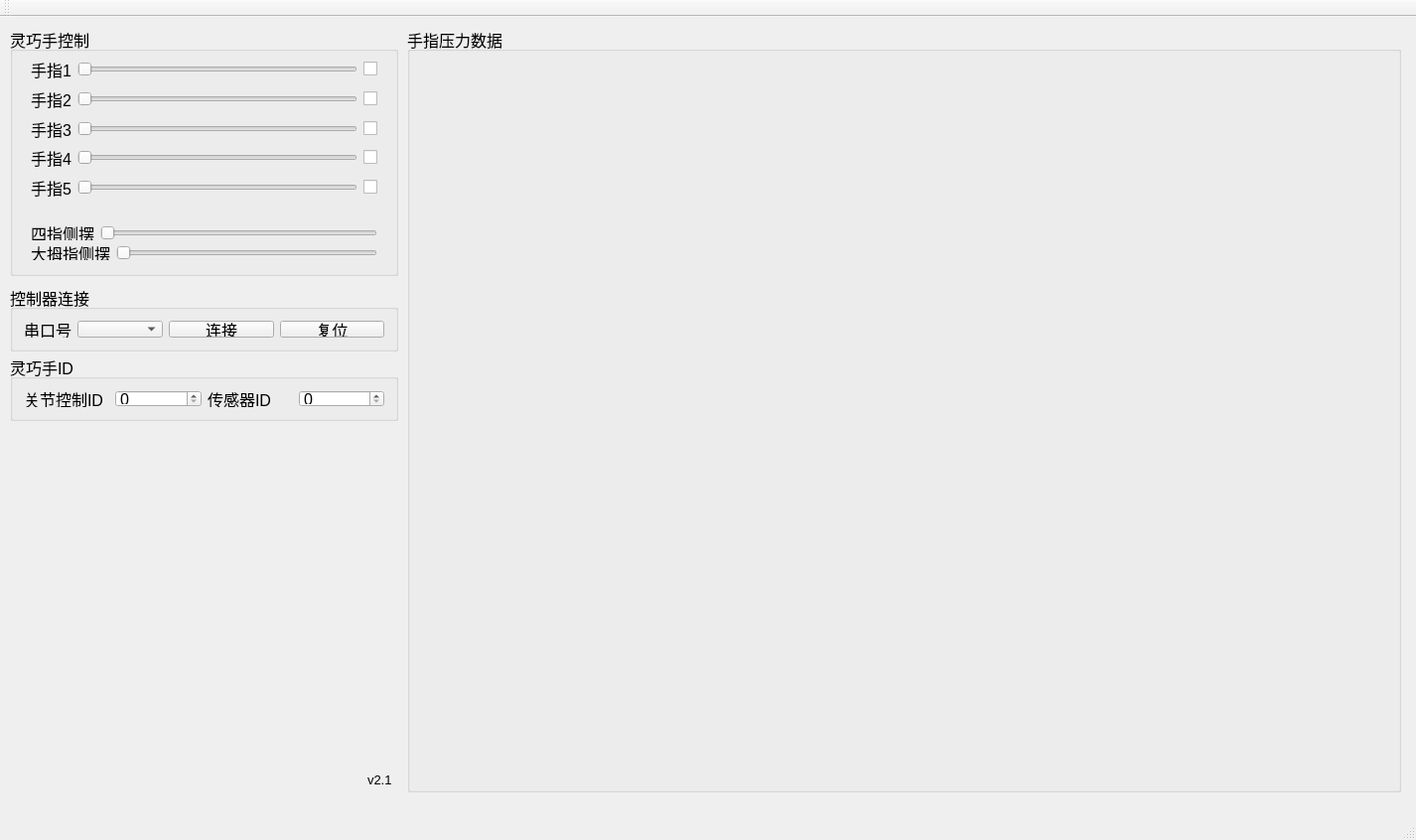
<?xml version="1.0" encoding="UTF-8"?>
<ui version="4.0">
 <class>MainWindow</class>
 <widget class="QMainWindow" name="MainWindow">
  <property name="geometry">
   <rect>
    <x>0</x>
    <y>0</y>
    <width>1426</width>
    <height>846</height>
   </rect>
  </property>
  <property name="windowTitle">
   <string>MainWindow</string>
  </property>
  <widget class="QWidget" name="centralWidget">
   <widget class="QGroupBox" name="groupBox">
    <property name="geometry">
     <rect>
      <x>10</x>
      <y>10</y>
      <width>391</width>
      <height>251</height>
     </rect>
    </property>
    <property name="font">
     <font>
      <pointsize>12</pointsize>
     </font>
    </property>
    <property name="title">
     <string>灵巧手控制</string>
    </property>
    <widget class="QWidget" name="layoutWidget">
     <property name="geometry">
      <rect>
       <x>10</x>
       <y>20</y>
       <width>371</width>
       <height>164</height>
      </rect>
     </property>
     <layout class="QVBoxLayout" name="verticalLayout">
      <item>
       <layout class="QHBoxLayout" name="horizontalLayout_5">
        <item>
         <widget class="QLabel" name="label">
          <property name="font">
           <font>
            <pointsize>12</pointsize>
           </font>
          </property>
          <property name="text">
           <string>手指1</string>
          </property>
         </widget>
        </item>
        <item>
         <widget class="QSlider" name="finger1">
          <property name="orientation">
           <enum>Qt::Horizontal</enum>
          </property>
         </widget>
        </item>
        <item>
         <widget class="QCheckBox" name="checkBox_1">
          <property name="text">
           <string/>
          </property>
         </widget>
        </item>
       </layout>
      </item>
      <item>
       <layout class="QHBoxLayout" name="horizontalLayout_4">
        <item>
         <widget class="QLabel" name="label_2">
          <property name="font">
           <font>
            <pointsize>12</pointsize>
           </font>
          </property>
          <property name="text">
           <string>手指2</string>
          </property>
         </widget>
        </item>
        <item>
         <widget class="QSlider" name="finger2">
          <property name="orientation">
           <enum>Qt::Horizontal</enum>
          </property>
         </widget>
        </item>
        <item>
         <widget class="QCheckBox" name="checkBox_2">
          <property name="text">
           <string/>
          </property>
         </widget>
        </item>
       </layout>
      </item>
      <item>
       <layout class="QHBoxLayout" name="horizontalLayout_3">
        <item>
         <widget class="QLabel" name="label_3">
          <property name="font">
           <font>
            <pointsize>12</pointsize>
           </font>
          </property>
          <property name="text">
           <string>手指3</string>
          </property>
         </widget>
        </item>
        <item>
         <widget class="QSlider" name="finger3">
          <property name="orientation">
           <enum>Qt::Horizontal</enum>
          </property>
         </widget>
        </item>
        <item>
         <widget class="QCheckBox" name="checkBox_3">
          <property name="text">
           <string/>
          </property>
         </widget>
        </item>
       </layout>
      </item>
      <item>
       <layout class="QHBoxLayout" name="horizontalLayout_2">
        <item>
         <widget class="QLabel" name="label_4">
          <property name="font">
           <font>
            <pointsize>12</pointsize>
           </font>
          </property>
          <property name="text">
           <string>手指4</string>
          </property>
         </widget>
        </item>
        <item>
         <widget class="QSlider" name="finger4">
          <property name="orientation">
           <enum>Qt::Horizontal</enum>
          </property>
         </widget>
        </item>
        <item>
         <widget class="QCheckBox" name="checkBox_4">
          <property name="text">
           <string/>
          </property>
         </widget>
        </item>
       </layout>
      </item>
      <item>
       <layout class="QHBoxLayout" name="horizontalLayout">
        <item>
         <widget class="QLabel" name="label_5">
          <property name="font">
           <font>
            <pointsize>12</pointsize>
           </font>
          </property>
          <property name="text">
           <string>手指5</string>
          </property>
         </widget>
        </item>
        <item>
         <widget class="QSlider" name="finger5">
          <property name="orientation">
           <enum>Qt::Horizontal</enum>
          </property>
         </widget>
        </item>
        <item>
         <widget class="QCheckBox" name="checkBox_5">
          <property name="text">
           <string/>
          </property>
         </widget>
        </item>
       </layout>
      </item>
     </layout>
    </widget>
    <widget class="QWidget" name="layoutWidget">
     <property name="geometry">
      <rect>
       <x>10</x>
       <y>190</y>
       <width>371</width>
       <height>56</height>
      </rect>
     </property>
     <layout class="QVBoxLayout" name="verticalLayout_2">
      <item>
       <layout class="QHBoxLayout" name="horizontalLayout_7">
        <item>
         <widget class="QLabel" name="label_6">
          <property name="font">
           <font>
            <pointsize>12</pointsize>
           </font>
          </property>
          <property name="text">
           <string>四指侧摆</string>
          </property>
         </widget>
        </item>
        <item>
         <widget class="QSlider" name="sizhi">
          <property name="orientation">
           <enum>Qt::Horizontal</enum>
          </property>
         </widget>
        </item>
       </layout>
      </item>
      <item>
       <layout class="QHBoxLayout" name="horizontalLayout_6">
        <item>
         <widget class="QLabel" name="label_7">
          <property name="font">
           <font>
            <pointsize>12</pointsize>
           </font>
          </property>
          <property name="text">
           <string>大拇指侧摆</string>
          </property>
         </widget>
        </item>
        <item>
         <widget class="QSlider" name="damuzhi">
          <property name="orientation">
           <enum>Qt::Horizontal</enum>
          </property>
         </widget>
        </item>
       </layout>
      </item>
     </layout>
    </widget>
   </widget>
   <widget class="QGroupBox" name="groupBox_2">
    <property name="geometry">
     <rect>
      <x>10</x>
      <y>270</y>
      <width>391</width>
      <height>67</height>
     </rect>
    </property>
    <property name="font">
     <font>
      <pointsize>12</pointsize>
     </font>
    </property>
    <property name="title">
     <string>控制器连接</string>
    </property>
    <layout class="QGridLayout" name="gridLayout">
     <item row="0" column="0">
      <layout class="QHBoxLayout" name="horizontalLayout_9">
       <item>
        <layout class="QHBoxLayout" name="horizontalLayout_8">
         <item>
          <widget class="QLabel" name="label_8">
           <property name="text">
            <string>串口号</string>
           </property>
          </widget>
         </item>
         <item>
          <widget class="QComboBox" name="comboBox"/>
         </item>
        </layout>
       </item>
       <item>
        <widget class="QPushButton" name="pushButton">
         <property name="text">
          <string>连接</string>
         </property>
        </widget>
       </item>
       <item>
        <widget class="QPushButton" name="pushButton_2">
         <property name="text">
          <string>复位</string>
         </property>
        </widget>
       </item>
      </layout>
     </item>
    </layout>
   </widget>
   <widget class="QGroupBox" name="groupBox_3">
    <property name="geometry">
     <rect>
      <x>410</x>
      <y>10</y>
      <width>1001</width>
      <height>771</height>
     </rect>
    </property>
    <property name="font">
     <font>
      <pointsize>12</pointsize>
     </font>
    </property>
    <property name="title">
     <string>手指压力数据</string>
    </property>
    <widget class="QtCharts::QChartView" name="chart" native="true">
     <property name="geometry">
      <rect>
       <x>10</x>
       <y>20</y>
       <width>981</width>
       <height>741</height>
      </rect>
     </property>
     <property name="minimumSize">
      <size>
       <width>0</width>
       <height>281</height>
      </size>
     </property>
    </widget>
   </widget>
   <widget class="QLabel" name="display">
    <property name="geometry">
     <rect>
      <x>40</x>
      <y>420</y>
      <width>321</width>
      <height>361</height>
     </rect>
    </property>
    <property name="text">
     <string/>
    </property>
    <property name="pixmap">
     <pixmap>release/fig/demo.png</pixmap>
    </property>
    <property name="scaledContents">
     <bool>true</bool>
    </property>
   </widget>
   <widget class="QGroupBox" name="groupBox_4">
    <property name="geometry">
     <rect>
      <x>10</x>
      <y>340</y>
      <width>391</width>
      <height>67</height>
     </rect>
    </property>
    <property name="font">
     <font>
      <pointsize>12</pointsize>
     </font>
    </property>
    <property name="title">
     <string>灵巧手ID</string>
    </property>
    <layout class="QGridLayout" name="gridLayout_2">
     <item row="0" column="0">
      <layout class="QHBoxLayout" name="horizontalLayout_13">
       <item>
        <layout class="QHBoxLayout" name="horizontalLayout_14">
         <item>
          <widget class="QLabel" name="label_12">
           <property name="text">
            <string>关节控制ID</string>
           </property>
          </widget>
         </item>
         <item>
          <widget class="QSpinBox" name="spinBox"/>
         </item>
         <item>
          <widget class="QLabel" name="label_13">
           <property name="text">
            <string>传感器ID</string>
           </property>
          </widget>
         </item>
         <item>
          <widget class="QSpinBox" name="spinBox_2"/>
         </item>
        </layout>
       </item>
      </layout>
     </item>
    </layout>
   </widget>
   <widget class="QLabel" name="label_9">
    <property name="geometry">
     <rect>
      <x>370</x>
      <y>760</y>
      <width>31</width>
      <height>16</height>
     </rect>
    </property>
    <property name="font">
     <font>
      <pointsize>10</pointsize>
     </font>
    </property>
    <property name="text">
     <string>v2.1</string>
    </property>
   </widget>
  </widget>
  <widget class="QMenuBar" name="menuBar">
   <property name="geometry">
    <rect>
     <x>0</x>
     <y>0</y>
     <width>1426</width>
     <height>23</height>
    </rect>
   </property>
  </widget>
  <widget class="QToolBar" name="mainToolBar">
   <attribute name="toolBarArea">
    <enum>TopToolBarArea</enum>
   </attribute>
   <attribute name="toolBarBreak">
    <bool>false</bool>
   </attribute>
  </widget>
  <widget class="QStatusBar" name="statusBar"/>
 </widget>
 <layoutdefault spacing="6" margin="11"/>
 <customwidgets>
  <customwidget>
   <class>QtCharts::QChartView</class>
   <extends>QWidget</extends>
   <header location="global">qchartview.h</header>
   <container>1</container>
  </customwidget>
 </customwidgets>
 <resources/>
 <connections/>
</ui>
